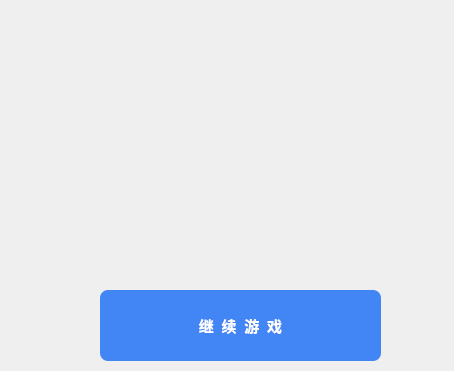
<?xml version="1.0" encoding="UTF-8"?>
<ui version="4.0">
 <class>GameEnd</class>
 <widget class="QDialog" name="GameEnd">
  <property name="geometry">
   <rect>
    <x>0</x>
    <y>0</y>
    <width>454</width>
    <height>371</height>
   </rect>
  </property>
  <property name="windowTitle">
   <string>Dialog</string>
  </property>
  <widget class="QPushButton" name="pushButton">
   <property name="geometry">
    <rect>
     <x>100</x>
     <y>290</y>
     <width>281</width>
     <height>71</height>
    </rect>
   </property>
   <property name="font">
    <font>
     <family>微软雅黑</family>
     <pointsize>11</pointsize>
     <weight>75</weight>
     <bold>true</bold>
    </font>
   </property>
   <property name="styleSheet">
    <string notr="true">QPushButton {
 background-color: rgb(66, 133, 244); 
border-radius: 8px; 
color:rgb(255, 255, 255); 
} 

QPushButton:hover 
{ 
background-color:rgb(42,86,198); 
}</string>
   </property>
   <property name="text">
    <string>继  续  游  戏</string>
   </property>
   <property name="iconSize">
    <size>
     <width>155</width>
     <height>50</height>
    </size>
   </property>
   <property name="flat">
    <bool>true</bool>
   </property>
  </widget>
  <widget class="QLabel" name="winLabel">
   <property name="geometry">
    <rect>
     <x>40</x>
     <y>20</y>
     <width>401</width>
     <height>291</height>
    </rect>
   </property>
   <property name="text">
    <string>&lt;html&gt;&lt;head/&gt;&lt;body&gt;&lt;p&gt;&lt;img src=&quot;:/gpicon/images/winpage/victory.png&quot;/&gt;&lt;/p&gt;&lt;/body&gt;&lt;/html&gt;</string>
   </property>
  </widget>
  <widget class="QLabel" name="defeatLabel">
   <property name="geometry">
    <rect>
     <x>-20</x>
     <y>-10</y>
     <width>481</width>
     <height>281</height>
    </rect>
   </property>
   <property name="text">
    <string>&lt;html&gt;&lt;head/&gt;&lt;body&gt;&lt;p&gt;&lt;img src=&quot;:/gpicon/images/winpage/defeat.png&quot;/&gt;&lt;/p&gt;&lt;/body&gt;&lt;/html&gt;</string>
   </property>
  </widget>
 </widget>
 <resources/>
 <connections/>
</ui>
